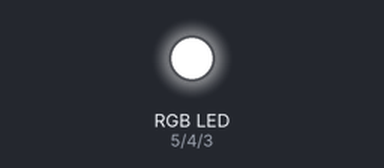
Bench run of a sketch on a simulated Arduino Uno, built with avr-gcc and run on an emulated ATmega328P. Shown: an RGB LED mixed from three pins (HIGH = lit).

Above: at 0.16 s.
At 2.44 s:
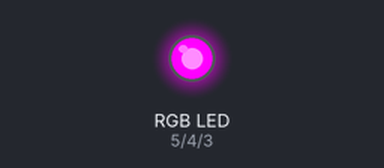
Timing chart, 0 to 3.0 s (numbered marks = the images above):
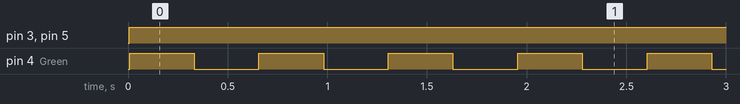

Measured:
- by itself, pin 3 (Blue): LOW → HIGH at 0.01 s
- by itself, pin 4 (Green): alternates HIGH for 0.32 s and LOW for 0.32 s
- by itself, pin 5 (Red): LOW → HIGH at 0.00 s

The sketch:

9.7.ino
```cpp
int Red = 5;
int Green = 4;
int Blue = 3;
int R;
int G;
int B;


void setup() {}

void loop() {
  for(int R = 0; R < 256; R++){
    analogWrite(Red, R);
  }
  for(int G = 0; G < 256; G++){
    analogWrite(Green, G);
  }
  for(int B = 0; B < 256; B++){
    analogWrite(Blue, B);
  }
  for(int G = G; G > 0; G++){
    analogWrite(Green, G);
  }
  for(int R = R; R > 0; R++){
    analogWrite(Red, G);
  }
  for(int B = B; B > 0; B++){
    analogWrite(Blue, B);
  }

}
```
